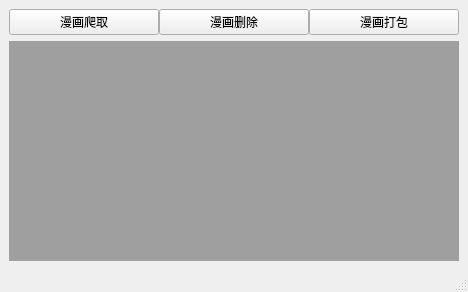
<?xml version="1.0" encoding="UTF-8"?>
<ui version="4.0">
 <class>MainWindow</class>
 <widget class="QMainWindow" name="MainWindow">
  <property name="geometry">
   <rect>
    <x>0</x>
    <y>0</y>
    <width>468</width>
    <height>292</height>
   </rect>
  </property>
  <property name="windowTitle">
   <string>漫画爬虫</string>
  </property>
  <widget class="QWidget" name="centralwidget">
   <layout class="QGridLayout" name="gridLayout">
    <item row="0" column="0">
     <layout class="QHBoxLayout" name="horizontalLayout">
      <property name="spacing">
       <number>0</number>
      </property>
      <item>
       <widget class="QPushButton" name="pushButton">
        <property name="text">
         <string>漫画爬取</string>
        </property>
       </widget>
      </item>
      <item>
       <widget class="QPushButton" name="pushButton_2">
        <property name="text">
         <string>漫画删除</string>
        </property>
       </widget>
      </item>
      <item>
       <widget class="QPushButton" name="pushButton_3">
        <property name="text">
         <string>漫画打包</string>
        </property>
       </widget>
      </item>
     </layout>
    </item>
    <item row="1" column="0">
     <widget class="QMdiArea" name="mdiArea"/>
    </item>
   </layout>
  </widget>
  <widget class="QMenuBar" name="menubar">
   <property name="geometry">
    <rect>
     <x>0</x>
     <y>0</y>
     <width>468</width>
     <height>22</height>
    </rect>
   </property>
  </widget>
  <widget class="QStatusBar" name="statusbar"/>
 </widget>
 <resources/>
 <connections/>
</ui>
